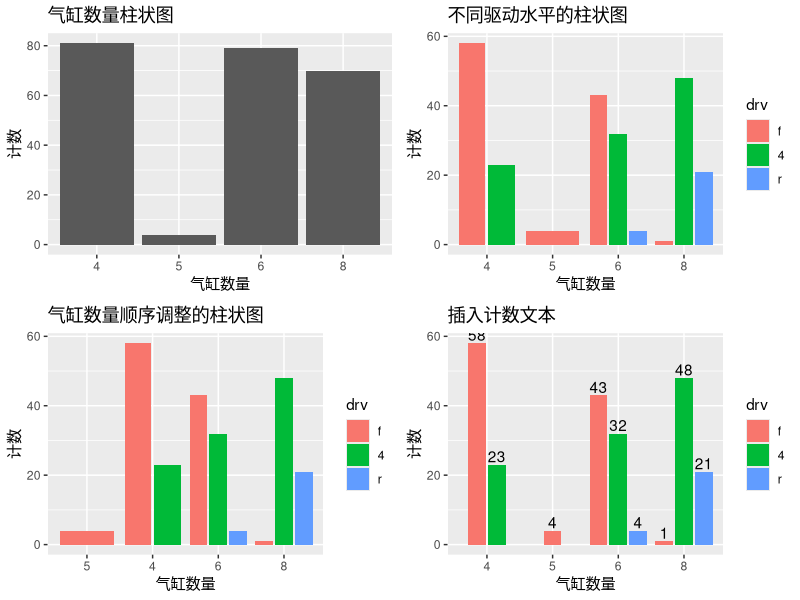
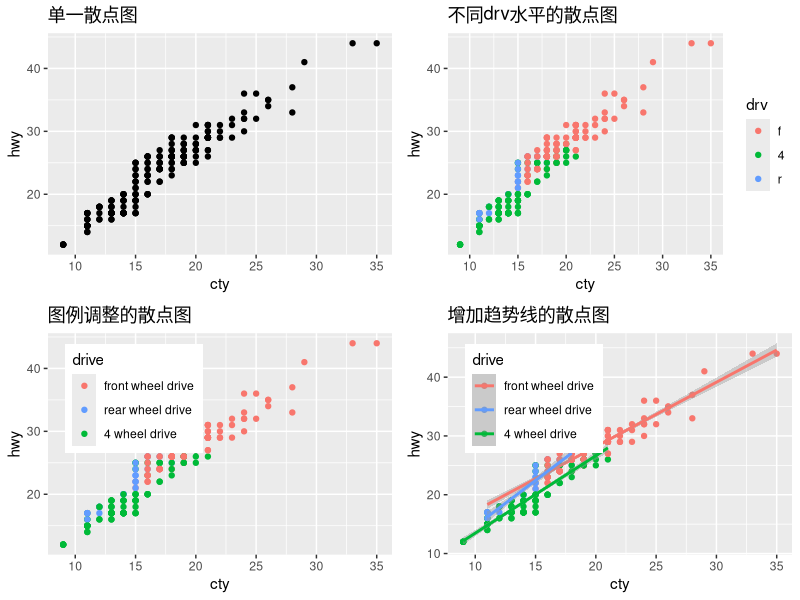
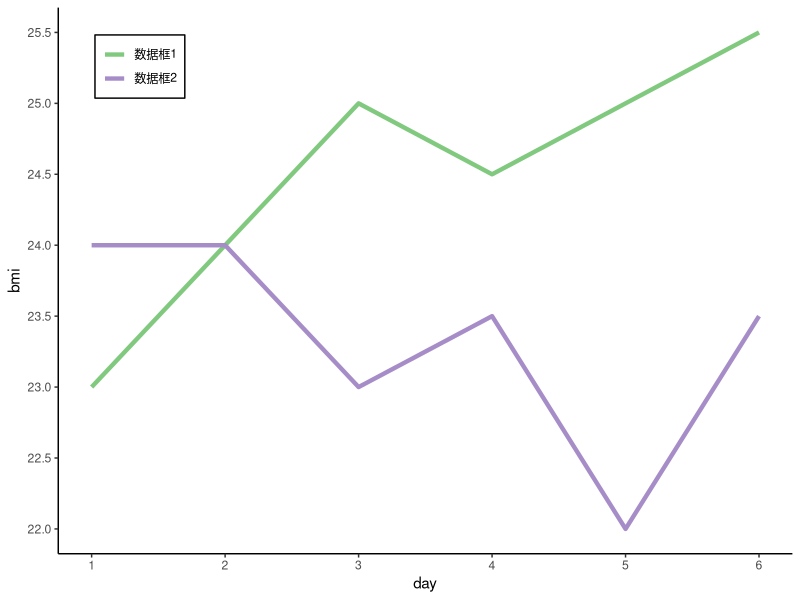
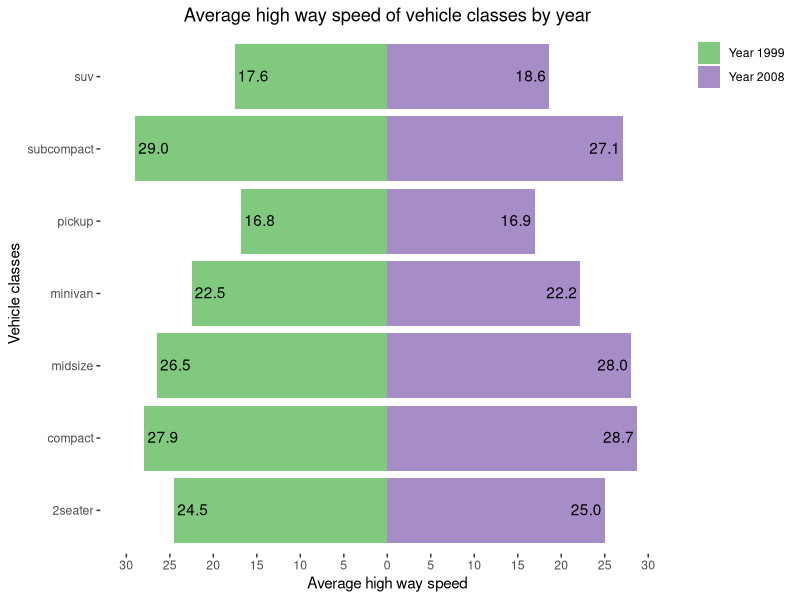
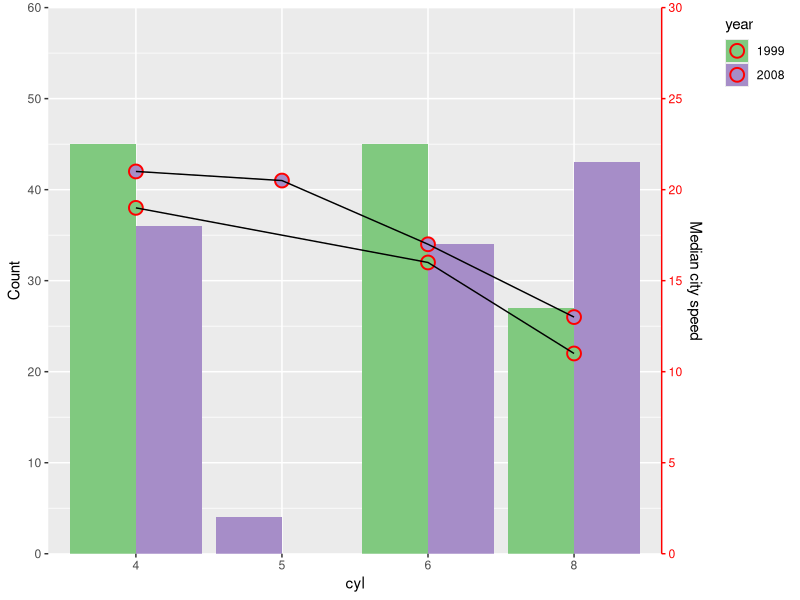

Generate these figures, in order, with R:
## ---- chunk 1
# 加载包
library(tidyverse) # 作图包
library(cowplot) # 排版包

# 加载数据
data(mpg)

# 变量转换，在调整柱状图cyl顺序时需要将x轴的变量类型转为分类变量
mpg <- mpg %>% mutate(across(c(cyl,drv,fl), as_factor))

# 关于cyl的单一柱状图
p1 <- ggplot(data = mpg, aes(x = cyl)) + 
  geom_bar() +
  labs(
    title = "气缸数量柱状图",
    x = "气缸数量",
    y = "计数"
  )

# 区分drv水平的cyl柱状图
p2 <- ggplot(data = mpg, aes(x = cyl, fill = drv)) +
  geom_bar(position = position_dodge2()) +
  labs(
    title = "不同驱动水平的柱状图",
    x = "气缸数量",
    y = "计数"
  )

# 调整cyl顺序
p3 <- ggplot(data = mpg, aes(x = cyl, fill = drv)) +
  geom_bar(position = position_dodge2()) +
  scale_x_discrete(limits = c("5","4","6","8")) +
  labs(
    title = "气缸数量顺序调整的柱状图",
    x = "气缸数量",
    y = "计数"
  )

# 插入文本
p4 <- mpg %>% 
  group_by(cyl,drv) %>% 
  summarise(count = n(), .groups = "drop") %>% 
  ggplot(aes(cyl, count)) +
  geom_col( # geom_bar多用于单变量的柱状图计数，geom_col多用于两个变量的柱状图
    aes(fill = drv),
    position = position_dodge2(preserve = "single") # 柱子宽度默认为 0.9，如果不设置 preserve = 'single'，则宽度为整个分组的宽度
  ) + 
  geom_text(
    aes(label = count), # 映射对象，即文本内容
    position = position_dodge2(width = 0.9, preserve = "single"), # 文本宽度和位置需要与geom_col中的设定一致
    vjust = -0.2, # 垂直上调
    hjust = 0.5 # 水平调整
  ) +
  labs(
    title="插入计数文本",
    x = "气缸数量",
    y = "计数"
  )

plot_grid(p1, p2, p3, p4, nrow = 2)
## ---- chunk 2
# cty-hwy的单一散点图
p1 <- ggplot(data = mpg, aes(x = cty, y = hwy)) + 
  geom_point() +
  labs(title = "单一散点图")
 
# 区分drv水平的cty-hwy散点图
p2 <- ggplot(data = mpg, aes(x = cty, y = hwy, color = drv)) +
  geom_point() + 
  labs(title = "不同drv水平的散点图")

# 图例调整
p3 <- ggplot(data = mpg, aes(x = cty, y = hwy, color = drv)) +
  geom_point() + 
  scale_color_discrete( # 调整图例
    name = "drive", # 声明图例标题
    breaks = c("f", "r", "4"), # 声明图例元素
    labels = c("front wheel drive", "rear wheel drive", "4 wheel drive") #声明图例元素标签
  ) +
  theme(
    legend.position = c(0.05,0.95), # 设置图例位置 设为"top""bottom"等字符时位于图外，设为两个数字的向量时位于图内
    legend.justification = c(0,1) # 设置图例锚点
  ) +
  labs(title = "图例调整的散点图")

# 增加趋势线
p4 <- ggplot(data = mpg, aes(x = cty, y = hwy, color = factor(drv))) +
  geom_point() + 
  geom_smooth(method = "lm") +
  scale_color_discrete( 
    name = "drive", 
    breaks = c("f", "r", "4"), 
    labels = c("front wheel drive", "rear wheel drive", "4 wheel drive") 
  ) +
  theme(
    legend.position = c(0.05,0.95),
    legend.justification = c(0,1) 
  ) +
  labs(title = "增加趋势线的散点图")
  
plot_grid(p1, p2, p3, p4, nrow = 2)
## ---- chunk 3
# 创建两个数据框
bmi_df1 <- data.frame(
  day = 1:6,
  bmi = c(23, 24, 25, 24.5, 25, 25.5)
)

bmi_df2 <- data.frame(
  day = 1:6,
  bmi = c(24, 24, 23, 23.5, 22, 23.5)
)

ggplot() + # 声明作图
  geom_line(
    data = bmi_df1, # 设置数据框
    mapping = aes(x=day, y=bmi, color="数据框1"), # 设置映射元素
    size = 1.5 # 设置线条粗细
  ) + 
  geom_line(
    data = bmi_df2, # 设置数据框
    mapping = aes(x=day, y=bmi, color="数据框2"), # 设置映射元素
    size = 1.5 # 设置线条粗细
  ) + 
  scale_color_manual(
    name = "数据框", #声明图例标题
    breaks = c("数据框1", "数据框2"), # 声明图例元素
    values = c("#80c97f","#a68dc8") # 声明图例元素对应颜色
  ) +
  scale_x_continuous(breaks=1:6) + # 设置x轴刻度
  scale_y_continuous(breaks=seq(21.5, 26, 0.5)) + # 设置y轴刻度
  theme_classic() + # 选择theme_classic主题
  theme(
    legend.position = c(0.05, 0.95),
    legend.justification = c(0, 1),
    legend.title = element_blank(),
    legend.background = element_rect(color = "black") # 给图例添加黑边框
  )
## ---- chunk 4
# 加载数据框
data(mpg)

# 创建仅包含1999年hwy均值数据的数据框
hwy_df1 <- mpg %>% 
  filter(year==1999) %>% 
  group_by(class) %>% 
  summarise(mean_hwy = -mean(hwy)) %>% # 将hwy均值取负数，以便反向做柱状图
  select(class, mean_hwy)

# 创建仅包含2008年hwy均值数据的数据框
hwy_df2 <- mpg %>% 
  filter(year==2008) %>% 
  group_by(class) %>% 
  summarise(mean_hwy = mean(hwy)) %>% 
  select(class, mean_hwy)

ggplot() +
  geom_col(
    data = hwy_df1, # 设置数据框
    mapping = aes(x = class, y = mean_hwy, fill = "Year 1999") # 设置映射元素
  ) +
  geom_text(
    data = hwy_df1,
    mapping = aes(
      x = class, 
      y = mean_hwy, 
      label = sprintf("%0.1f", round(abs(mean_hwy), digits = 1)) # 设置文本内容为精确到小数点后一位
    ), 
    position = position_dodge2(width = 0.9, preserve = "single"), # 文本宽度和位置需要与geom_col中的设定一致
    vjust = 0.4, # 垂直下调
    hjust = -0.1 # 水平调整
  ) +
  geom_col(
    data = hwy_df2, # 设置数据框
    mapping = aes(class, mean_hwy, fill = "Year 2008") # 设置映射元素
  ) +
  geom_text(
    data = hwy_df2,
    mapping = aes(
      x = class, 
      y = mean_hwy, 
      label = sprintf("%0.1f", round(mean_hwy, digits = 1)) # 设置文本内容为精确到小数点后一位
    ), 
    position = position_dodge2(width = 0.9, preserve = "single"), # 文本宽度和位置需要与geom_col中的设定一致
    vjust = 0.4, # 垂直下调
    hjust = 1.1 # 水平调整
  ) +
  scale_fill_manual(
    name = "Year", #声明图例标题
    breaks = c("Year 1999", "Year 2008"), # 声明图例元素
    values = c("#80c97f","#a68dc8") # 声明图例元素对应颜色
  ) +
  scale_y_continuous(
    breaks = seq(-30,30,5), # 设置y轴刻度分隔
    limits = c(-30, 30), # 设置y轴最大、最小值
    labels = abs(seq(-30,30,5)) # 设置y轴刻度
  ) +
  labs(
    title = "Average high way speed of vehicle classes by year",
    x = "Vehicle classes",
    y = "Average high way speed"
  ) +
  coord_flip() + # 坐标轴翻转
  theme(
    legend.position = "right", # 设置图例位置为"right"
    legend.justification = "top", # 设置图例锚点为"top"
    legend.title = element_blank(), # 移除图例标题
    panel.grid = element_blank(), # 移除网格
    panel.background = element_blank(), # 移除背景
    plot.title = element_text(hjust = 0.5) # 标题居中
  )
## ---- chunk 5
# 加载数据框
data(mpg)

# 以cyl和year分组，分别计算不同cyl的计数以及cty的中位数
mpg %>% 
  mutate(year = as.factor(year)) %>% 
  group_by(cyl, year) %>% 
  summarise(
    count = n(),
    median_cty = median(cty)
  ) %>%
  ggplot() + # 开始绘图
  geom_col( #绘制柱状图
    aes(x = cyl, y = count, fill = year),
    position = position_dodge(preserve = "single") # 将柱子设为紧凑型
  ) +
  scale_fill_manual(
    values = c("#80c97f","#a68dc8") # 设置第一批数据year的颜色
  ) +
  geom_point(
    aes(
      x = cyl, 
      y = median_cty*2, # 由于要把两批数据放在同一个图中，所以需要按照比例缩放数据
      fill = year
    ), 
    shape = 21, # 选择第21种散点类型，即有边框的点
    size = 4, # 设置散点大小
    color = "red", # 设置散点边框颜色
    stroke = 1 # 设置散点边框大小
  ) + 
  geom_line(
    aes(
      x = cyl, 
      y = median_cty*2, # 由于要把两批数据放在同一个图中，所以需要按照比例缩放数据
      group = year # 以year分组，分别画线
    ),
    color = "black" # 将点以黑线连接
  ) +
  scale_color_manual(
    values = c("#80c97f","#a68dc8") # 设置第二批数据year的颜色
  ) +
  scale_y_continuous(
    name = "Count", # 设置左侧y轴标题
    expand = c(0,0), # 不进行y轴拓展
    limits = c(0,60), # 设置左侧y轴范围
    breaks = seq(0,60,10), # 设置左侧y轴截断点
    sec.axis = sec_axis( # 设置右侧y轴
      transform = ~./2, # 由于作图时数据都扩大了2倍，y轴刻度呈现时需要缩小对应的倍数
      name = "Median city speed", # 设置右侧y轴标题
      breaks = seq(0,30,5) # 设置右侧y轴截断点
    )
  ) +
  theme(
    axis.line.y.right = element_line(color = "red"), # 设置右侧y轴颜色
    axis.text.y.right = element_text(color = "red"),  # 设置右侧y轴标尺值颜色
    axis.ticks.y.right = element_line(color = "red"),  # 设置右侧y轴标尺颜色
    legend.position = "right", # 设置图例位置为"right"
    legend.justification = "top", # 设置图例锚点为"top"    
  )
